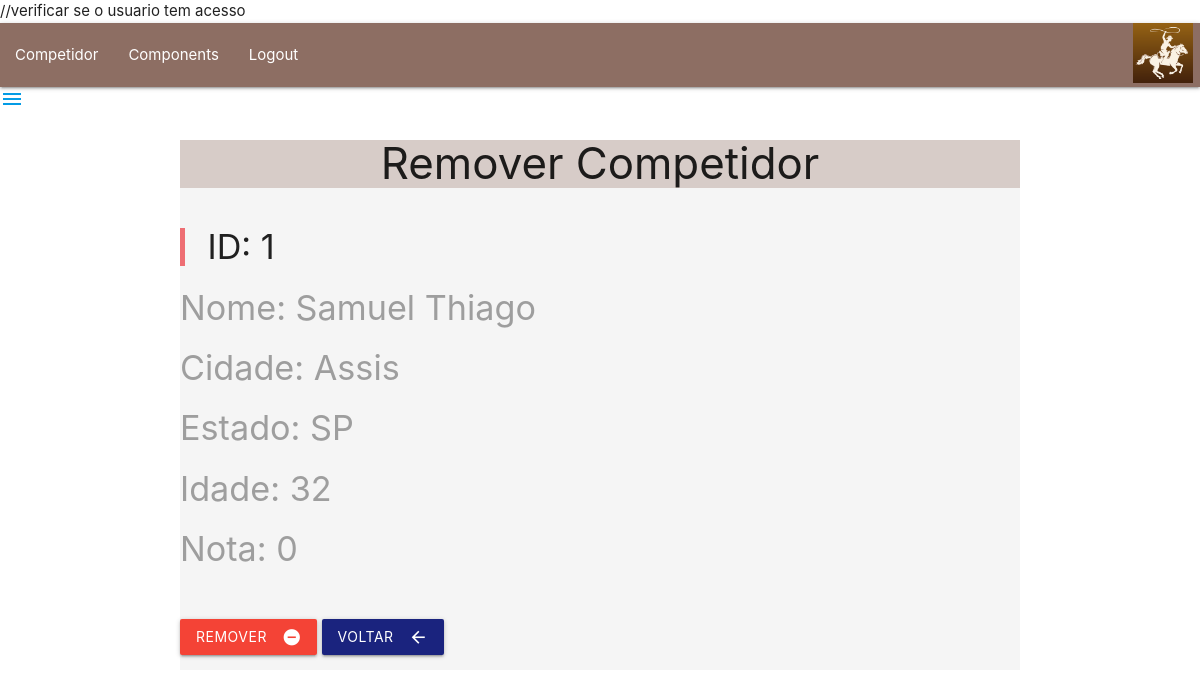
The app's page /frmRemCompetidor.php?id=1 (signed in) with its own data.
### tables this page shows
CREATE TABLE `competidor` (
  `id` int(11) NOT NULL,
  `nome` varchar(35) NOT NULL,
  `cidade` varchar(25) NOT NULL,
  `estado` varchar(2) NOT NULL,
  `idade` int(11) NOT NULL,
  `somanota` float NOT NULL
);

### frmRemCompetidor.php (the view, shortened to what this page needs)
<?php
    include 'menu.php';
    if (isset($_GET['id']))
       $id = $_GET['id'];
    else $id=0;
    $pdo = Conexao::conectar();
    $pdo->setAttribute(PDO::ATTR_ERRMODE, PDO::ERRMODE_EXCEPTION);
    $sql = "SELECT * FROM competidor WHERE id=?;";
    $query = $pdo->prepare($sql);
    $query->execute(array($id));
    $competidor = $query->fetch(PDO::FETCH_ASSOC);
?>
<!DOCTYPE html>
<html lang="pt-br">
  <head>
     <link rel="stylesheet" href="https://cdnjs.cloudflare.com/ajax/libs/materialize/1.0.0/css/materialize.min.css">
  </head>
  <body>
     <div class="container grey lighten-4 col s12">
        <div class="brown lighten-4 col s12">
            <h3 class="align center">Remover Competidor</h3>
        </div>
        <form action="remCompetidor.php" method="POST" id="frmRemCompetidor" class="col s12">
         <div class="row">
            <div class="col s10">
                <h4><blockquote>ID: <?php echo $id;?></blockquote></h4></label>
                <label for="lblNome"><h4> Nome: <?php echo $competidor['nome'];?> </h4></label>
                <label for="lblCidade"><h4> Cidade: <?php echo $competidor['cidade'];?> </h4></label>
                <label for="lblEstado"><h4> Estado: <?php echo $competidor['estado'];?> </h4></label>
                <label for="lblIdade"><h4> Idade: <?php echo $competidor['idade'];?> </h4></label>
                <label for="lblNota"><h4> Nota: <?php echo $competidor['somanota'];?> </h4></label>
            </div>
            <div class="input-field col s8">
                <br>
                <button class="btn waves-effect waves-light red" type="submit" name="btnRemover">Remover
                   <i class="material-icons right">remove_circle</i>
                </button>
                <button class="btn waves-effect waves-light indigo darken-4" type="button" name="btnVoltar"
                   onclick="JavaScript:location.href='listarCompetidores.php'" >Voltar
                   <i class="material-icons right">arrow_back</i>
                </button>
           </div>
         </div>
       </form>
     </div>
  </body>
</html>

### records on screen
competidor: nome "Samuel Thiago", cidade "Assis", estado "SP", idade "32", somanota "0"

### other values on screen
$id "1"
